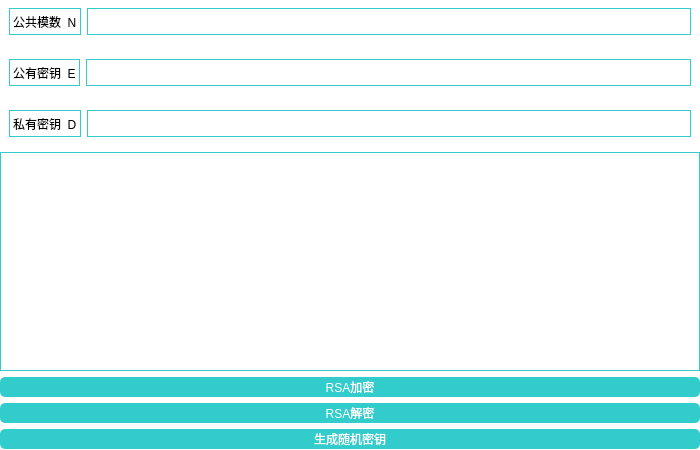
<?xml version="1.0" encoding="UTF-8"?>
<ui version="4.0">
 <class>PasswordGenerator</class>
 <widget class="QWidget" name="PasswordGenerator">
  <property name="geometry">
   <rect>
    <x>0</x>
    <y>0</y>
    <width>700</width>
    <height>450</height>
   </rect>
  </property>
  <property name="windowTitle">
   <string>Form</string>
  </property>
  <property name="styleSheet">
   <string notr="true">    *{background-color:rgb(255, 255, 255);}
QPushButton
{
    color:white;
    background-color:rgb(51, 204, 204);
    border-radius:5px;
}

QPushButton:hover
{
background-color:rgb(0,130,150);
border:2px solid #5F92B2;
border-radius:5px;
color:white;
}
QLineEdit
{
border: 1px solid rgb(51, 204, 204);
}
QProgressBar
{
border: 1px solid rgb(51, 204, 204);
}
QTextEdit
{
border: 1px solid rgb(51, 204, 204);
}
QLabel
{
border: 1px solid rgb(51, 204, 204);
}
</string>
  </property>
  <widget class="QWidget" name="verticalWidget" native="true">
   <property name="geometry">
    <rect>
     <x>0</x>
     <y>-1</y>
     <width>700</width>
     <height>450</height>
    </rect>
   </property>
   <layout class="QVBoxLayout" name="verticalLayout">
    <item>
     <widget class="QWidget" name="horizontalWidget" native="true">
      <property name="minimumSize">
       <size>
        <width>0</width>
        <height>27</height>
       </size>
      </property>
      <layout class="QHBoxLayout" name="horizontalLayout_2">
       <item>
        <widget class="QLabel" name="label">
         <property name="text">
          <string>公共模数  N</string>
         </property>
        </widget>
       </item>
       <item>
        <widget class="QLineEdit" name="lineEdit">
         <property name="minimumSize">
          <size>
           <width>0</width>
           <height>27</height>
          </size>
         </property>
         <property name="text">
          <string/>
         </property>
        </widget>
       </item>
      </layout>
     </widget>
    </item>
    <item>
     <widget class="QWidget" name="horizontalWidget" native="true">
      <property name="minimumSize">
       <size>
        <width>0</width>
        <height>27</height>
       </size>
      </property>
      <layout class="QHBoxLayout" name="horizontalLayout_3">
       <item>
        <widget class="QLabel" name="label_3">
         <property name="text">
          <string>公有密钥  E</string>
         </property>
        </widget>
       </item>
       <item>
        <widget class="QLineEdit" name="lineEdit_2">
         <property name="minimumSize">
          <size>
           <width>0</width>
           <height>27</height>
          </size>
         </property>
         <property name="text">
          <string/>
         </property>
        </widget>
       </item>
      </layout>
     </widget>
    </item>
    <item>
     <widget class="QWidget" name="horizontalWidget" native="true">
      <property name="minimumSize">
       <size>
        <width>0</width>
        <height>27</height>
       </size>
      </property>
      <layout class="QHBoxLayout" name="horizontalLayout_4">
       <item>
        <widget class="QLabel" name="label_2">
         <property name="text">
          <string>私有密钥  D</string>
         </property>
        </widget>
       </item>
       <item>
        <widget class="QLineEdit" name="lineEdit_3">
         <property name="minimumSize">
          <size>
           <width>0</width>
           <height>27</height>
          </size>
         </property>
         <property name="text">
          <string/>
         </property>
        </widget>
       </item>
      </layout>
     </widget>
    </item>
    <item>
     <widget class="QTextEdit" name="textEdit">
      <property name="lineWrapMode">
       <enum>QTextEdit::WidgetWidth</enum>
      </property>
      <property name="html">
       <string>&lt;!DOCTYPE HTML PUBLIC &quot;-//W3C//DTD HTML 4.0//EN&quot; &quot;http://www.w3.org/TR/REC-html40/strict.dtd&quot;&gt;
&lt;html&gt;&lt;head&gt;&lt;meta name=&quot;qrichtext&quot; content=&quot;1&quot; /&gt;&lt;style type=&quot;text/css&quot;&gt;
p, li { white-space: pre-wrap; }
&lt;/style&gt;&lt;/head&gt;&lt;body style=&quot; font-family:'SimSun'; font-size:9pt; font-weight:400; font-style:normal;&quot;&gt;
&lt;p style=&quot;-qt-paragraph-type:empty; margin-top:0px; margin-bottom:0px; margin-left:0px; margin-right:0px; -qt-block-indent:0; text-indent:0px;&quot;&gt;&lt;br /&gt;&lt;/p&gt;&lt;/body&gt;&lt;/html&gt;</string>
      </property>
     </widget>
    </item>
    <item>
     <widget class="QPushButton" name="pushButton_3">
      <property name="minimumSize">
       <size>
        <width>0</width>
        <height>20</height>
       </size>
      </property>
      <property name="text">
       <string>RSA加密</string>
      </property>
     </widget>
    </item>
    <item>
     <widget class="QPushButton" name="pushButton_2">
      <property name="minimumSize">
       <size>
        <width>0</width>
        <height>20</height>
       </size>
      </property>
      <property name="text">
       <string>RSA解密</string>
      </property>
     </widget>
    </item>
    <item>
     <widget class="QPushButton" name="pushButton">
      <property name="minimumSize">
       <size>
        <width>0</width>
        <height>20</height>
       </size>
      </property>
      <property name="text">
       <string>生成随机密钥</string>
      </property>
     </widget>
    </item>
   </layout>
  </widget>
 </widget>
 <resources/>
 <connections/>
</ui>
